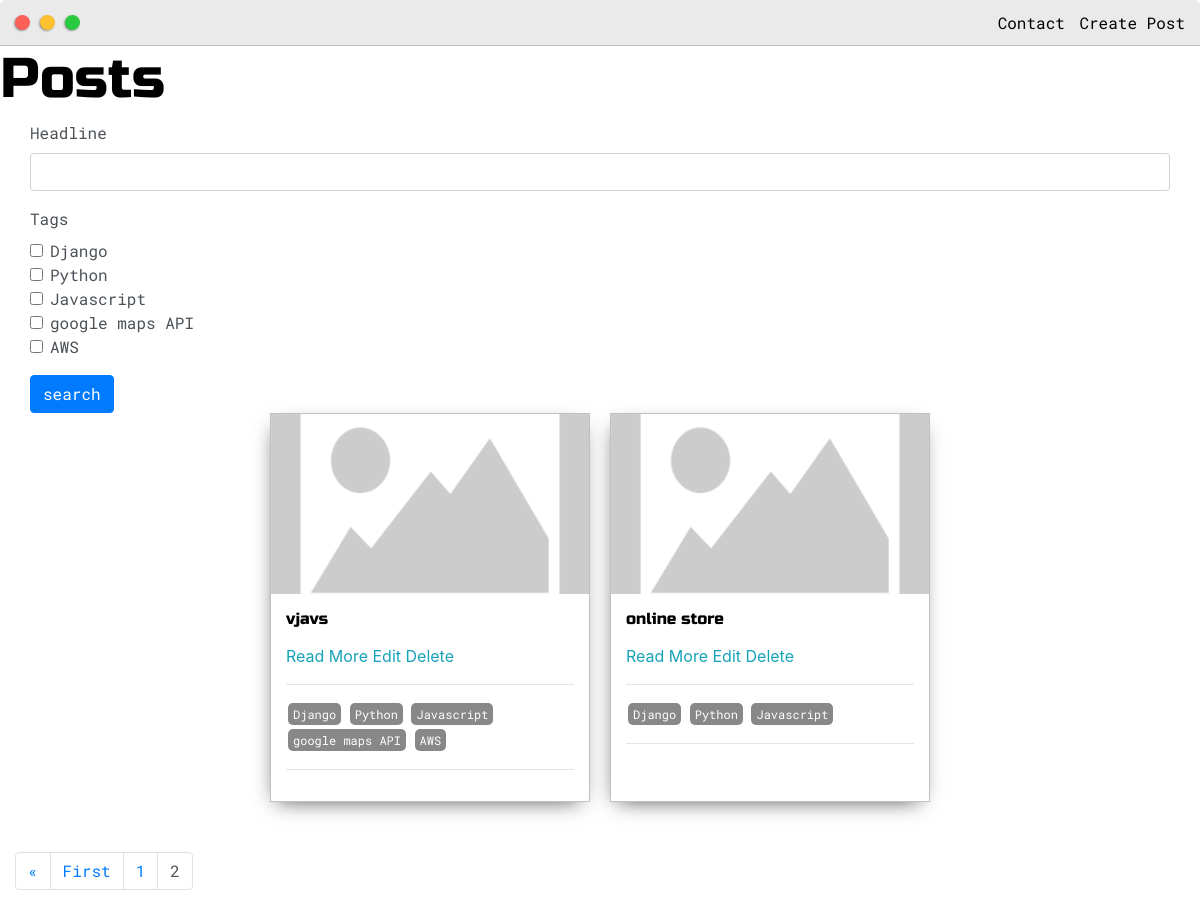
Screenshot of /posts/?page=2 (signed in) with the database file from the repository.
### base/models.py (models this page shows, shortened)
class Post(models.Model):
    headline = models.CharField(max_length=200)
    subheading = models.CharField(max_length=200, null=True,blank=True)
    thumbnail = models.ImageField(null=True, blank=True, upload_to="images", default = "placeholder.png")
    body = RichTextUploadingField(blank=True, null=True)
    created = models.DateTimeField(auto_now_add=True)
    active = models.BooleanField(default=False)
    featured = models.BooleanField(default=False)
    slug = models.SlugField(null=True, blank=True)
    tags = models.ManyToManyField(Tag, null=True)

class Tag(models.Model):
    name = models.CharField(max_length=200)
    def __str__(self):
        return self.name

### base/views.py (the view)
# urls.py: path('posts/',views.posts, name='posts'),
def posts(request):
    posts = Post.objects.filter(active=True)
    myFilter = PostFilter(request.GET, queryset=posts)
    posts = myFilter.qs
    page = request.GET.get('page')
    paginator = Paginator(posts, 3)
    try:
        posts = paginator.page(page)
    except PageNotAnInteger:
        posts = paginator.page(1)
    except EmptyPage:
        posts = paginator.page(paginator.num_pages())
    context = {'posts':posts, 'myFilter':myFilter}
    return render(request, 'base/posts.html', context)

### base/templates/base/posts.html (shortened to what this page needs)
{% extends 'base/main.html' %}
{% load static %}
{% load crispy_forms_tags%}
{% block content %}
<div>
    <h1>Posts</h1>
    <div class="main-container">
        <form id="searchForm" method="GET">
            {{myFilter.form|crispy}}
            <input class="btn btn-primary" type="submit" name="" value="search">
        </form>
        <div class="post-wrapper">
            {% for post in posts %}
            <div class="post">
                <img class="thumbnail" src="{{post.thumbnail.url}}">
                <div class="post-preview">
                    <h6 class="post-title">{{post.headline}}</h6>
                    <a href="{% url 'post' post.slug %}">Read More</a>
                    {% if request.user.is_authenticated %}
                        <a href="{% url 'update_post' post.slug %}">Edit</a>
                        <a href="{% url 'delete_post' post.slug %}">Delete</a>
                    {% endif %}
                    <hr>
                    {% for tag in post.tags.all %}
                        <span id="tag">{{tag}}</span>
                    {% endfor %}
                    <hr>
                </div>
            </div>
            {% empty %}
            <p> no post found...</p>
            {% endfor %}
        </div>
        <div class="row">
            {% if posts.has_other_pages %}
                <ul class="pagination">
                {% if posts.has_previous %}
                    <li class="page-item"><a href="?page={{posts.previous_page_number}}" class="page-link">&laquo</a></li>
                    <li class="page-item"><a href="?page=1" class="page-link">First</a></li>
                {% endif %}
                    {% for i in posts.paginator.page_range %}
                        {% if posts.number == i %}
                            <li class="page-item"><a class="active page-link">{{i}}</a></li>
                        {% else %}
                            <li class="page-item"><a data-page="{{i}}" href="?page={{i}}" class="page-link">{{i}}</a></li>
                        {% endif %}
                    {% endfor %}
                </ul>
            {% endif %}
        </div>
    </div>
</div>
{% endblock content %}

### dennisivy/static/css/default.css (style rules this page uses)
:root { --mainColor:#eaeaea; --secondaryColor:#fff; --borderColor:#c1c1c1; --mainText:black; --secondaryText:#4b5156; --themeDotBorder:#24292e; --previewBg:rgb(251, 249, 243, 0.8); --previewShadow:#f0ead6; --buttonColor:black; }
html, body { padding: 0; margin: 0; scroll-behavior: smooth; }
body * { transition: 0.3s; }
h1, h2, h3, h4, h5, h6, strong { color: var(--mainText); font-family: 'Russo One', sans-serif; font-weight: 500; }
p, li, span, label, input, textarea { color: var(--secondaryText); font-family: 'Roboto Mono', monospace; }
a { text-decoration: none; color:#17a2b8; }
ul { list-style: none; }
h1 { font-size: 56px; }
h6 { font-size: 16px; }
.main-container { width: 1200px; margin: 0 auto; }
.post-wrapper { display: grid; grid-template-columns: repeat(auto-fit, 320px); gap:20px; justify-content: center; padding-bottom: 50px; }
.post { border:1px solid var(--borderColor); -webkit-box-shadow: -2px 7px 21px -9px rgba(0,0,0,0.75); -moz-box-shadow: -2px 7px 21px -9px rgba(0,0,0,0.75); box-shadow: -2px 7px 21px -9px rgba(0,0,0,0.75); }
.thumbnail { display: block; width: 100%; height:180px; object-fit: cover; }
.post-preview { background-color: #fff; padding:15px; }
.post-title { color:black; margin: 0; }
@media screen and (max-width: 1200px) { .main-container { width: 95%; } }
#tag { display: inline-block; color: #fff; background-color: #888; border-radius: 5px; margin: 2px; padding: 2px 5px; font-size: 12px; }

### rows the page displays
Post: thumbnail (placeholder picture), headline "vjavs"
Tag: name "Django"
Tag: name "Python"
Tag: name "Javascript"
Tag: name "google maps API"
Tag: name "AWS"
Post: thumbnail (placeholder picture), headline "online store"

### other values shown
{{ i }} "1"
{{ i }} "2"
